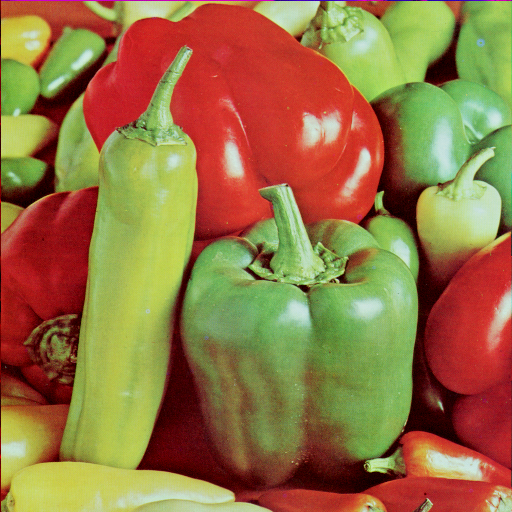
#> input picture tests/data/peppers.png, 512 x 512 px
$ python crop_resistant_segmentation.py   (older library calls are emulated)
#> lines starting #> are read from the running program, lines starting #| are printed output that depends on the picture; after the words box and inside, x2 and y2 are one past the last pixel; in counts of white or black regions, pixels touching at a corner belong together
### imagehash.py
"""
Image hashing library
======================

Example:

>>> from PIL import Image
>>> import imagehash
>>> hash = imagehash.average_hash(Image.open('test.png'))
>>> print(hash)
d879f8f89b1bbf
>>> otherhash = imagehash.average_hash(Image.open('other.bmp'))
>>> print(otherhash)
ffff3720200ffff
>>> print(hash == otherhash)
False
>>> print(hash - otherhash)
36
>>> for r in range(1, 30, 5):
...     rothash = imagehash.average_hash(Image.open('test.png').rotate(r))
...     print('Rotation by %d: %d Hamming difference' % (r, hash - rothash))
...
Rotation by 1: 2 Hamming difference
Rotation by 6: 11 Hamming difference
Rotation by 11: 13 Hamming difference
Rotation by 16: 17 Hamming difference
Rotation by 21: 19 Hamming difference
Rotation by 26: 21 Hamming difference
>>>
"""

from __future__ import (absolute_import, division, print_function)

from PIL import Image, ImageFilter
import numpy
#import scipy.fftpack
#import pywt
__version__ = "4.1.0"

"""
You may copy this file, if you keep the copyright information below:


Copyright (c) 2013-2020, Johannes Buchner
https://github.com/JohannesBuchner/imagehash

All rights reserved.

Redistribution and use in source and binary forms, with or without
modification, are permitted provided that the following conditions are
met:

Redistributions of source code must retain the above copyright
notice, this list of conditions and the following disclaimer.

Redistributions in binary form must reproduce the above copyright
notice, this list of conditions and the following disclaimer in the
documentation and/or other materials provided with the distribution.

THIS SOFTWARE IS PROVIDED BY THE COPYRIGHT HOLDERS AND CONTRIBUTORS "AS
IS" AND ANY EXPRESS OR IMPLIED WARRANTIES, INCLUDING, BUT NOT LIMITED
TO, THE IMPLIED WARRANTIES OF MERCHANTABILITY AND FITNESS FOR A
PARTICULAR PURPOSE ARE DISCLAIMED. IN NO EVENT SHALL THE COPYRIGHT
HOLDER OR CONTRIBUTORS BE LIABLE FOR ANY DIRECT, INDIRECT, INCIDENTAL,
SPECIAL, EXEMPLARY, OR CONSEQUENTIAL DAMAGES (INCLUDING, BUT NOT
LIMITED TO, PROCUREMENT OF SUBSTITUTE GOODS OR SERVICES; LOSS OF USE,
DATA, OR PROFITS; OR BUSINESS INTERRUPTION) HOWEVER CAUSED AND ON ANY
THEORY OF LIABILITY, WHETHER IN CONTRACT, STRICT LIABILITY, OR TORT
(INCLUDING NEGLIGENCE OR OTHERWISE) ARISING IN ANY WAY OUT OF THE USE
OF THIS SOFTWARE, EVEN IF ADVISED OF THE POSSIBILITY OF SUCH DAMAGE.

"""


# [7 lines left out: function _binary_array_to_hex, not called in this run]


class ImageHash(object):
	"""
	Hash encapsulation. Can be used for dictionary keys and comparisons.
	"""
	def __init__(self, binary_array):
		self.hash = binary_array

	def __str__(self):
		return _binary_array_to_hex(self.hash.flatten())

	def __repr__(self):
		return repr(self.hash)

	# [16 lines left out: functions __sub__, __eq__, __ne__, not called in this run]

	def __hash__(self):
		# this returns a 8 bit integer, intentionally shortening the information
		return sum([2**(i % 8) for i, v in enumerate(self.hash.flatten()) if v])

	def __len__(self):
		# Returns the bit length of the hash
		return self.hash.size


# [255 lines left out: functions hex_to_hash, hex_to_flathash, old_hex_to_hash, average_hash, phash, phash_simple and 4 more, not called in this run]


class ImageMultiHash(object):
	"""
	This is an image hash containing a list of individual hashes for segments of the image.
	The matching logic is implemented as described in Efficient Cropping-Resistant Robust Image Hashing
	"""
	def __init__(self, hashes):
		self.segment_hashes = hashes

	# [4 lines left out: function __eq__, not called in this run]

	def __ne__(self, other):
		return not self.matches(other)

	# [9 lines left out: function __sub__, not called in this run]

	def __hash__(self):
		return hash(tuple(hash(segment) for segment in self.segment_hashes))

	# [51 lines left out: functions hash_diff, matches, best_match, not called in this run]


def _find_region(remaining_pixels, segmented_pixels):
	"""
	Finds a region and returns a set of pixel coordinates for it.
	:param remaining_pixels: A numpy bool array, with True meaning the pixels are remaining to segment
	:param segmented_pixels: A set of pixel coordinates which have already been assigned to segment. This will be
	updated with the new pixels added to the returned segment.
	"""
	in_region = set()
	not_in_region = set()
	# Find the first pixel in remaining_pixels with a value of True
	available_pixels = numpy.transpose(numpy.nonzero(remaining_pixels))
	start = tuple(available_pixels[0])
	in_region.add(start)
	new_pixels = in_region.copy()
	while True:
		try_next = set()
		# Find surrounding pixels
		for pixel in new_pixels:
			x, y = pixel
			neighbours = [
				(x-1, y),
				(x+1, y),
				(x, y-1),
				(x, y+1)
			]
			try_next.update(neighbours)
		# Remove pixels we have already seen
		try_next.difference_update(segmented_pixels, not_in_region)
		# If there's no more pixels to try, the region is complete
		if not try_next:
			break
		# Empty new pixels set, so we know whose neighbour's to check next time
		new_pixels = set()
		# Check new pixels
		for pixel in try_next:
			if remaining_pixels[pixel]:
				in_region.add(pixel)
				new_pixels.add(pixel)
				segmented_pixels.add(pixel)
			else:
				not_in_region.add(pixel)
	return in_region


def _find_all_segments(pixels, segment_threshold, min_segment_size):
	"""
	Finds all the regions within an image pixel array, and returns a list of the regions.

	Note: Slightly different segmentations are produced when using pillow version 6 vs. >=7, due to a change in
	rounding in the greyscale conversion.
	:param pixels: A numpy array of the pixel brightnesses.
	:param segment_threshold: The brightness threshold to use when differentiating between hills and valleys.
	:param min_segment_size: The minimum number of pixels for a segment.
	"""
	img_width, img_height = pixels.shape
	# threshold pixels
	threshold_pixels = pixels > segment_threshold
	unassigned_pixels = numpy.full(pixels.shape, True, dtype=numpy.bool)

	segments = []
	already_segmented = set()

	# Add all the pixels around the border outside the image:
	already_segmented.update([(-1, z) for z in range(img_height)])
	already_segmented.update([(z, -1) for z in range(img_width)])
	already_segmented.update([(img_width, z) for z in range(img_height)])
	already_segmented.update([(z, img_height) for z in range(img_width)])

	# Find all the "hill" regions
	while numpy.bitwise_and(threshold_pixels, unassigned_pixels).any():
		remaining_pixels = numpy.bitwise_and(threshold_pixels, unassigned_pixels)
		segment = _find_region(remaining_pixels, already_segmented)
		# Apply segment
		if len(segment) > min_segment_size:
			segments.append(segment)
		for pix in segment:
			unassigned_pixels[pix] = False

	# Invert the threshold matrix, and find "valleys"
	threshold_pixels_i = numpy.invert(threshold_pixels)
	while len(already_segmented) < img_width * img_height:
		remaining_pixels = numpy.bitwise_and(threshold_pixels_i, unassigned_pixels)
		segment = _find_region(remaining_pixels, already_segmented)
		# Apply segment
		if len(segment) > min_segment_size:
			segments.append(segment)
		for pix in segment:
			unassigned_pixels[pix] = False

	return segments


# [67 lines left out: function crop_resistant_hash, not called in this run]

### examples/crop_resistant_segmentation.py
import numpy

import imagehash
from PIL import Image, ImageFilter

IMAGE_FILE = "../tests/data/peppers.png"
IMG_SIZE = 300
SEGMENT_THRESHOLD = 128
MIN_SEGMENT_SIZE = 500
RAINBOW = [
	(141, 211, 199),
	(255, 255, 179),
	(190, 186, 218),
	(251, 128, 114),
	(128, 177, 211),
	(253, 180, 98),
	(179, 222, 105),
	(252, 205, 229),
	(217, 217, 217),
	(188, 128, 189)
]

# Load image
full_image = Image.open(IMAGE_FILE)
#> full_image is the input picture: PIL image 512x512 RGB; mean R, G, B 149.8, 115.6, 66.5
width, height = full_image.size
#> width = 512; height = 512
# Image pre-processing
image = full_image.convert("L").resize((IMG_SIZE, IMG_SIZE), Image.ANTIALIAS)
# Add filters
image = image.filter(ImageFilter.GaussianBlur()).filter(ImageFilter.MedianFilter())
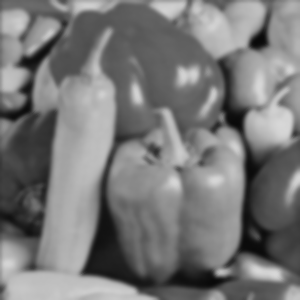
#> image: PIL image 300x300 L; min 8, max 216, mean 120.2
pixels = numpy.array(image).astype(numpy.float32)
# Split segments
segments = imagehash._find_all_segments(pixels, SEGMENT_THRESHOLD, MIN_SEGMENT_SIZE)
#> in _find_all_segments, `threshold_pixels = pixels > segment_threshold`:
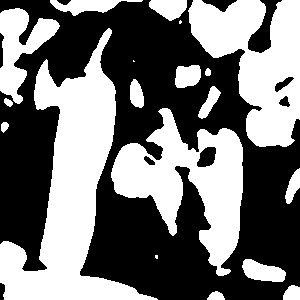
#> threshold_pixels: shape (300, 300) bool; 45.9% white; 19 white regions (3 under 20 px), largest, box (x1, y1, x2, y2) and area: (0, 28, 158, 300) 15406, (111, 108, 243, 276) 9900, (188, 0, 300, 147) 9515
#> the loop in _find_all_segments, `while numpy.bitwise_and(threshold_pixels, unassigned_pixels).any():` made 19 passes
#> start in _find_region on passes 1 to 12: (0, 50), (0, 151), (0, 193), (8, 15), (20, 180), (28, 108), (60, 133), (65, 191), (68, 207), (79, 133), (86, 212), (98, 5)
#> after the loop in _find_all_segments, `while numpy.bitwise_and(threshold_pixels, unassigned_pixels).any():`:
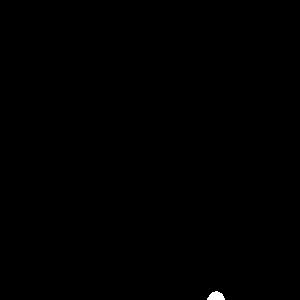
#> remaining_pixels: shape (300, 300) bool; 0.13% white; 1 white region, box (x1, y1, x2, y2) and area: (207, 291, 225, 300) 116
#> after the loop in _find_all_segments, `while numpy.bitwise_and(threshold_pixels, unassigned_pixels).any():`: segments = 7 items
#> the loop in _find_all_segments, `while len(already_segmented) < img_width * img_height:` made 4 passes
#> start in _find_region on passes 1 to 4: (0, 0), (0, 57), (0, 202), (0, 260)
#> pass 2, in _find_all_segments, `remaining_pixels = numpy.bitwise_and(threshold_pixels_i, unassigned_pi..`:
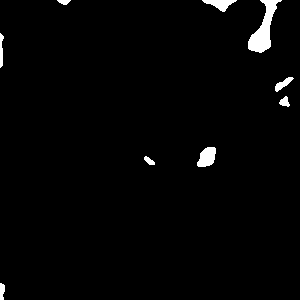
#> remaining_pixels: shape (300, 300) bool; 1.9% white; 9 white regions, largest, box (x1, y1, x2, y2) and area: (248, 0, 282, 53) 739, (197, 147, 216, 167) 280, (202, 0, 237, 12) 210
#> after the loop in _find_all_segments, `while len(already_segmented) < img_width * img_height:`:
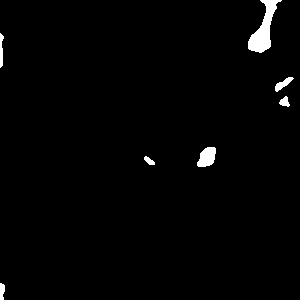
#> remaining_pixels: shape (300, 300) bool; 1.6% white; 7 white regions, largest, box (x1, y1, x2, y2) and area: (248, 0, 282, 53) 739, (197, 147, 216, 167) 280, (275, 77, 294, 92) 120
#> after the loop in _find_all_segments, `while len(already_segmented) < img_width * img_height:`:
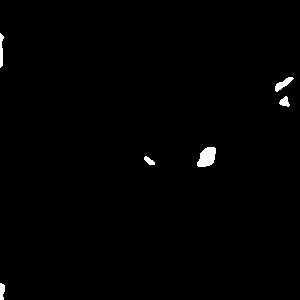
#> unassigned_pixels: shape (300, 300) bool; 0.77% white; 6 white regions, box (x1, y1, x2, y2) and area: (197, 147, 216, 167) 280, (275, 77, 294, 92) 120, (0, 33, 4, 68) 95, (279, 96, 290, 107) 74, (0, 283, 5, 300) 70, (144, 156, 155, 165) 57
#> after the loop in _find_all_segments, `while len(already_segmented) < img_width * img_height:`: segments = 9 items
#> segments = 9 items
# Change back to RGB
image = image.convert("RGB")
#> image: PIL image 300x300 RGB
# Colour in segments
for num, segment in enumerate(segments):
	for x, y in segment:
		image.putpixel((y, x), RAINBOW[num])
#> this loop made 9 passes
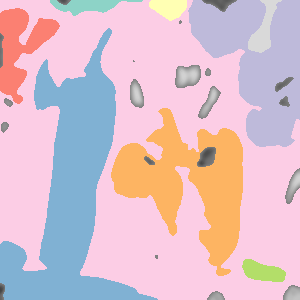
#> image: PIL image 300x300 RGB; mean R, G, B 219.2, 191.9, 202.8
image.show()
